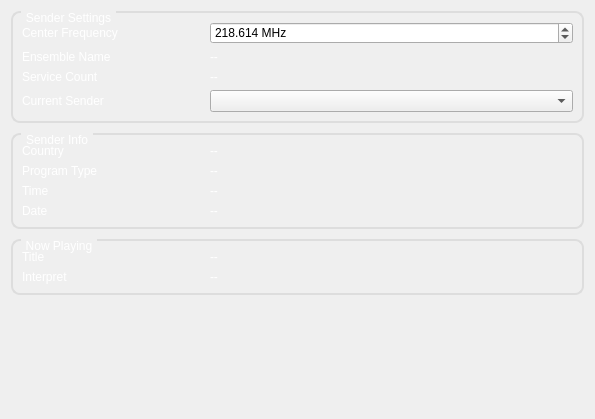
<?xml version="1.0" encoding="UTF-8"?>
<ui version="4.0">
 <class>dab_radio_widget</class>
 <widget class="QWidget" name="dab_radio_widget">
  <property name="windowModality">
   <enum>Qt::NonModal</enum>
  </property>
  <property name="geometry">
   <rect>
    <x>0</x>
    <y>0</y>
    <width>595</width>
    <height>419</height>
   </rect>
  </property>
  <property name="windowTitle">
   <string>DAB+ Radio</string>
  </property>
  <property name="styleSheet">
   <string notr="true">QWidget #dab_radio_widget
{
	background-color: QLinearGradient(x1:0, y1:0, x2:0, y2:1, stop:0 #002, stop:0.5 #006, stop:1 #003);
}

QLabel
{
	color: #FFF;
}

QGroupBox 
{
	border: 2px solid #DDD;
	border-radius: 9px;
	margin-top: 0.5em;
}

QGroupBox::title 
{
	color: #FFF;
	subcontrol-origin: margin;
	left: 10px;
	padding: 0 3px 0 3px;
}

</string>
  </property>
  <layout class="QVBoxLayout" name="vertical_layout">
   <property name="spacing">
    <number>10</number>
   </property>
   <item>
    <widget class="QGroupBox" name="sender_settings">
     <property name="title">
      <string>Sender Settings</string>
     </property>
     <layout class="QGridLayout" name="sender_settings_layout" columnstretch="1,2">
      <item row="0" column="1">
       <widget class="QDoubleSpinBox" name="center_frequency">
        <property name="buttonSymbols">
         <enum>QAbstractSpinBox::UpDownArrows</enum>
        </property>
        <property name="keyboardTracking">
         <bool>false</bool>
        </property>
        <property name="suffix">
         <string> MHz</string>
        </property>
        <property name="decimals">
         <number>3</number>
        </property>
        <property name="minimum">
         <double>150.000000000000000</double>
        </property>
        <property name="maximum">
         <double>300.000000000000000</double>
        </property>
        <property name="value">
         <double>218.614000000000004</double>
        </property>
       </widget>
      </item>
      <item row="0" column="0">
       <widget class="QLabel" name="center_frequency_label">
        <property name="text">
         <string>Center Frequency</string>
        </property>
       </widget>
      </item>
      <item row="3" column="1">
       <widget class="QComboBox" name="available_sender"/>
      </item>
      <item row="3" column="0">
       <widget class="QLabel" name="available_sender_label">
        <property name="text">
         <string>Current Sender</string>
        </property>
       </widget>
      </item>
      <item row="1" column="0">
       <widget class="QLabel" name="ensemble_name_label">
        <property name="text">
         <string>Ensemble Name</string>
        </property>
       </widget>
      </item>
      <item row="1" column="1">
       <widget class="QLabel" name="ensemble_name">
        <property name="text">
         <string>--</string>
        </property>
       </widget>
      </item>
      <item row="2" column="0">
       <widget class="QLabel" name="service_count_label">
        <property name="text">
         <string>Service Count</string>
        </property>
       </widget>
      </item>
      <item row="2" column="1">
       <widget class="QLabel" name="service_count">
        <property name="text">
         <string>--</string>
        </property>
       </widget>
      </item>
     </layout>
    </widget>
   </item>
   <item>
    <widget class="QGroupBox" name="sender_info">
     <property name="title">
      <string>Sender Info</string>
     </property>
     <layout class="QGridLayout" name="sender_info_layout" columnstretch="1,2">
      <item row="0" column="1">
       <widget class="QLabel" name="country">
        <property name="text">
         <string>--</string>
        </property>
       </widget>
      </item>
      <item row="0" column="0">
       <widget class="QLabel" name="country_label">
        <property name="text">
         <string>Country</string>
        </property>
       </widget>
      </item>
      <item row="2" column="0">
       <widget class="QLabel" name="time_label">
        <property name="text">
         <string>Time</string>
        </property>
       </widget>
      </item>
      <item row="2" column="1">
       <widget class="QLabel" name="time">
        <property name="text">
         <string>--</string>
        </property>
       </widget>
      </item>
      <item row="3" column="0">
       <widget class="QLabel" name="date_label">
        <property name="text">
         <string>Date</string>
        </property>
       </widget>
      </item>
      <item row="3" column="1">
       <widget class="QLabel" name="date">
        <property name="text">
         <string>--</string>
        </property>
       </widget>
      </item>
      <item row="1" column="0">
       <widget class="QLabel" name="program_type_label">
        <property name="text">
         <string>Program Type</string>
        </property>
       </widget>
      </item>
      <item row="1" column="1">
       <widget class="QLabel" name="program_type">
        <property name="text">
         <string>--</string>
        </property>
       </widget>
      </item>
     </layout>
    </widget>
   </item>
   <item>
    <widget class="QGroupBox" name="now_playing">
     <property name="title">
      <string>Now Playing</string>
     </property>
     <layout class="QGridLayout" name="gridLayout" columnstretch="1,2">
      <item row="0" column="0">
       <widget class="QLabel" name="title_label">
        <property name="text">
         <string>Title</string>
        </property>
       </widget>
      </item>
      <item row="0" column="1">
       <widget class="QLabel" name="title">
        <property name="text">
         <string>--</string>
        </property>
       </widget>
      </item>
      <item row="1" column="0">
       <widget class="QLabel" name="interpret_label">
        <property name="text">
         <string>Interpret</string>
        </property>
       </widget>
      </item>
      <item row="1" column="1">
       <widget class="QLabel" name="interpret">
        <property name="text">
         <string>--</string>
        </property>
       </widget>
      </item>
     </layout>
    </widget>
   </item>
   <item>
    <spacer name="vertical_space">
     <property name="orientation">
      <enum>Qt::Vertical</enum>
     </property>
     <property name="sizeHint" stdset="0">
      <size>
       <width>20</width>
       <height>40</height>
      </size>
     </property>
    </spacer>
   </item>
  </layout>
 </widget>
 <resources/>
 <connections/>
</ui>
